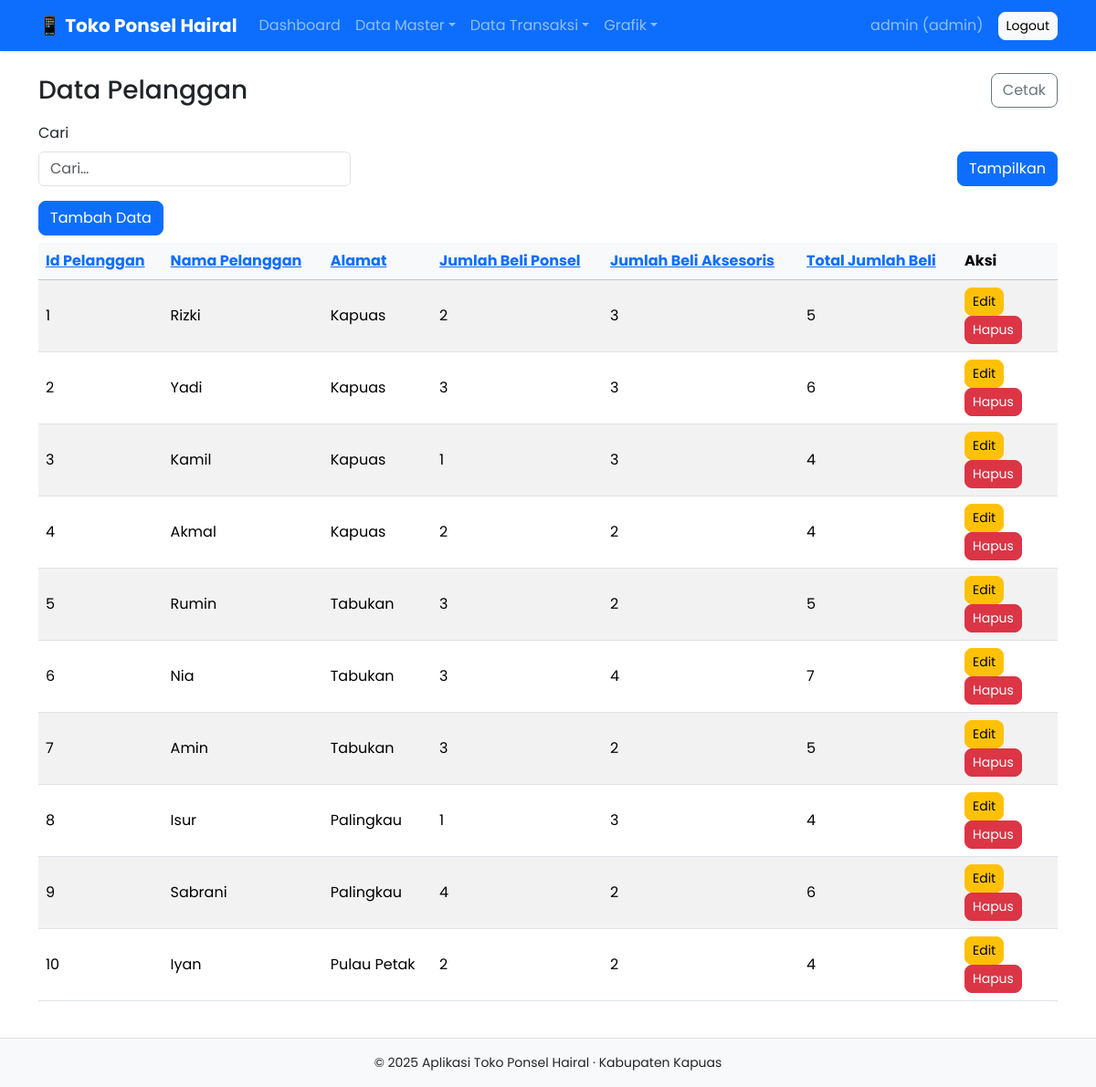
The app's page /pages/pelanggan/index.php (signed in) with its own data.
### tables this page shows
CREATE TABLE `tb_pelanggan` (
  `id_pelanggan` int(11) NOT NULL,
  `nama_pelanggan` varchar(100) NOT NULL,
  `alamat` text DEFAULT NULL,
  `jumlah_beli_ponsel` int(11) DEFAULT 0,
  `jumlah_beli_aksesoris` int(11) DEFAULT 0,
  `total_jumlah_beli` int(11) DEFAULT 0
);

### pages/pelanggan/index.php (called while the page is built, shortened)
<?php
$pageTitle    = 'Data Pelanggan';
$tableName    = 'tb_pelanggan';
$viewOnly     = false;
$printable    = true;
require_once '../../inc/page_template.php';
?>

### inc/page_template.php (the view, shortened to what this page needs)
<?php
require_once __DIR__ . '/auth.php';
$currentMonthYear = $GLOBALS['customVars']['currentMonthYear'] ?? date('Y-m');
$printable      = $printable     ?? false;
$disableSearch  = $disableSearch ?? false;
$filterParams   = $filterParams  ?? [];
function formatField($field, $value) {
  $rupiahFields = [
    'harga_modal',
    'harga_terjual',
    'gaji',
    'pendapatan_kotor',
    'pengeluaran',
    'pendapatan_bersih',
  ];
  return htmlspecialchars($value);
}
function labelize(string $col): string {
  return ucwords(str_replace('_', ' ', $col));
}
function getFilterValues() {
  $result = [];
  return $result;
}
function renderFilterAndSearch($search) {
  echo '<form class="row g-2 mb-3 align-items-end justify-content-between" method="get">';
  echo '<div class="col-auto">';
  echo '<label class="form-label">Cari</label>';
  echo '<input class="form-control" name="search" value="'.htmlspecialchars($search).'" placeholder="Cari…">';
  echo '</div>';
  echo '<div class="col d-flex justify-content-end flex-wrap gap-2">';
  echo '<div class="d-flex align-items-end">';
  echo '<button class="btn btn-primary"><i class="bi bi-search"></i> Tampilkan</button>';
  echo '</div>';
  echo '</div>';
  echo '</form>';
}
$cols      = $pdo->query("SHOW COLUMNS FROM `$tableName`")->fetchAll(PDO::FETCH_ASSOC);
$pk        = array_column(array_filter($cols, fn($c)=>$c['Extra']==='auto_increment'),'Field')[0] ?? $cols[0]['Field'];
$colFields = array_column($cols,'Field');
$customFields = $GLOBALS['customFields'] ?? [];
$customJoin   = $GLOBALS['customJoin'] ?? '';
$colFields = array_merge($colFields, array_keys($customFields));
require_once __DIR__ . '/header.php';
$search         = $_GET['search'] ?? '';
$sort           = $_GET['sort']   ?? $pk;
$order          = (($_GET['order'] ?? 'asc') === 'desc') ? 'DESC' : 'ASC';
$filterValues   = getFilterValues();
$whereParts     = $GLOBALS['whereExtra'] ?? [];
$params         = $GLOBALS['paramsExtra'] ?? [];
$selectCols = implode(', ', array_map(function ($c) use ($tableName, $customFields) {
  if (isset($customFields[$c])) {
    return $c;
  }
  return strpos($c, '.') !== false ? $c : "`$tableName`.`$c`";
}, $colFields));
$whereSql = $whereParts ? implode(' AND ', $whereParts) : '1';
if (isset($_GET['sort']) && isset($_GET['order'])) {
  $orderSql = "ORDER BY `$sort` $order";
} elseif (isset($GLOBALS['customOrder'])) {
  $orderSql = "ORDER BY " . $GLOBALS['customOrder'];
} else {
  $orderSql = "ORDER BY `$pk` ASC";
}
$stmt = $pdo->prepare("SELECT $selectCols FROM `$tableName` $customJoin WHERE $whereSql $orderSql");
$stmt->execute($params);
$rows = $stmt->fetchAll(PDO::FETCH_ASSOC);
$qs = http_build_query(array_merge(
  ['search' => $search, 'sort' => $sort, 'order' => strtolower($order)],
  $filterValues
));
?>
<div class="d-flex justify-content-between align-items-center mb-3">
  <h3 class="m-0"><?= htmlspecialchars($pageTitle ?? 'Daftar') ?></h3>
  <?php if ($printable): ?>
    <a target="_blank" href="print.php?<?= $qs ?>" class="btn btn-outline-secondary">
      <i class="bi bi-printer"></i> Cetak
    </a>
  <?php endif; ?>
</div>
<?php if (!$disableSearch || $filterParams): ?>
  <?php renderFilterAndSearch($search); ?>
<?php endif; ?>
<?php if (!$viewOnly): ?>
  <button class="btn btn-primary mb-2" data-bs-toggle="modal" data-bs-target="#addModal">
    <i class="bi bi-plus-circle"></i> Tambah Data
  </button>
<?php endif; ?>
<div class="table-responsive">
<table class="table table-striped table-hover">
  <thead class="table-light">
    <tr>
      <?php
foreach ($colFields as $f):
?>
        <th><a href="?sort=<?= $f ?>&order=<?= $order==='ASC'?'desc':'asc' ?>&search=<?= urlencode($search) ?>"><?= $customFields[$f] ?? labelize($f) ?></a></th>
      <?php endforeach; ?>
      <?php if (!$viewOnly): ?><th style="width:110px">Aksi</th><?php endif; ?>
    </tr>
  </thead>
<tbody>
  <?php $modals = ''; foreach ($rows as $r): ?>
  <tr>
    <?php
foreach ($colFields as $f):
?>
<?php if ($f === 'pengeluaran'): ?>
  <td>
    <?php
      $rowMonthYear = date('Y-m', strtotime($r['tanggal']));
      $canUpdate = ($rowMonthYear === $currentMonthYear);
    ?>
    <form method="post" style="display: flex; gap: 4px; align-items: center;">
      <input type="hidden" name="tanggal" value="<?= htmlspecialchars($r['tanggal']) ?>">
      <input type="number" name="pengeluaran" step="0.01"
             value="<?= htmlspecialchars($r[$f]) ?>"
             class="form-control form-control-sm"
             style="width:100px;" <?= $canUpdate ? '' : 'readonly' ?>>
      <?php if ($canUpdate): ?>
        <button class="btn btn-sm btn-success" type="submit" name="update">Update</button>
      <?php endif; ?>
    </form>
  </td>
      <?php else: ?>
        <td><?= formatField($f, $r[$f]) ?></td>
      <?php endif; ?>
    <?php endforeach; ?>
      <?php if (!$viewOnly): ?>
      <td>
        <button class="btn btn-sm btn-warning" data-bs-toggle="modal" data-bs-target="#e<?= $r[$pk] ?>">Edit</button>
        <a class="btn btn-sm btn-danger" href="?delete=<?= $r[$pk] ?>" onclick="return confirm('Hapus data?')">Hapus</a>
      </td>
      <?php endif; ?>
    </tr>
<?php endforeach; ?>
  </tbody>
</table>
</div>
<?php require_once __DIR__ . '/footer.php'; ?>

### inc/header.php (shortened to what this page needs)
<?php
$role = $_SESSION['user']['role'] ?? '';
function canAccess(array $roles): bool
{
    global $role;
    return $role === 'admin' || in_array($role, $roles, true);
}
?>
<!DOCTYPE html>
<html lang="id">
<head>
  <link href="/bootstrap-5.3.7/assets/vendor/bootstrap/css/bootstrap.min.css" rel="stylesheet">
  <link href="/bootstrap-5.3.7/assets/vendor/bootstrap-icons/bootstrap-icons.css" rel="stylesheet">
  <link href="/bootstrap-5.3.7/assets/css/custom.css" rel="stylesheet">
</head>
<body class="bg-white text-dark" style="font-family:'Poppins',sans-serif;">
<nav class="navbar navbar-expand-lg navbar-dark bg-primary shadow-sm mb-4">
  <div class="container">
    <a class="navbar-brand fw-bold" href="/bootstrap-5.3.7/dashboard.php">📱 Toko Ponsel Hairal</a>
    <div class="collapse navbar-collapse" id="mainNav">
      <ul class="navbar-nav me-auto">
        <li class="nav-item">
          <a class="nav-link" href="/bootstrap-5.3.7/dashboard.php">
            <i class="bi bi-speedometer2"></i> Dashboard
          </a>
        </li>
        <?php if (canAccess(['manager','marketing','kasir'])): ?>
        <li class="nav-item dropdown">
          <a class="nav-link dropdown-toggle" data-bs-toggle="dropdown" href="#"><i class="bi bi-folder"></i> Data Master</a>
        </li>
        <?php endif; ?>
        <?php if (canAccess(['manager','marketing','kasir'])): ?>
        <li class="nav-item dropdown">
          <a class="nav-link dropdown-toggle" data-bs-toggle="dropdown" href="#"><i class="bi bi-basket"></i> Data Transaksi</a>
        </li>
        <?php endif; ?>
        <?php if (canAccess(['admin','manager','marketing'])): ?>
        <li class="nav-item dropdown">
          <a class="nav-link dropdown-toggle" data-bs-toggle="dropdown" href="#"><i class="bi bi-bar-chart"></i> Grafik</a>
        </li>
        <?php endif; ?>
      </ul>
      <span class="navbar-text me-3">
        <?= htmlspecialchars($_SESSION['user']['username'] ?? '') ?>
        (<?= htmlspecialchars($role) ?>)
      </span>
      <a class="btn btn-light btn-sm" href="/bootstrap-5.3.7/logout.php"><i class="bi bi-box-arrow-right"></i> Logout</a>
    </div>
  </div>
</nav>
<div class="container">

### inc/footer.php (shortened to what this page needs)
    </div>
    <footer class="text-center py-3 small border-top bg-light mt-4">
      © <?= date('Y') ?> Aplikasi Toko Ponsel Hairal &middot; Kabupaten Kapuas
    </footer>
  </body>
</html>

### assets/css/custom.css (style rules this page uses)
:root { --bs-body-font-family: 'Poppins', sans-serif; --bs-primary: #0d6efd; --bs-primary-rgb: 13, 110, 253; --bs-body-bg: #ffffff; --bs-body-color: #212529; }
.btn { border-radius: 0.5rem; }
.btn-primary { background-color: #0d6efd; border-color: #0d6efd; }
.table th, .table td { vertical-align: middle; }

### records on screen
tb_pelanggan: id_pelanggan "1", nama_pelanggan "Rizki", alamat "Kapuas", jumlah_beli_ponsel "2", jumlah_beli_aksesoris "3", total_jumlah_beli "5"
tb_pelanggan: id_pelanggan "2", nama_pelanggan "Yadi", alamat "Kapuas", jumlah_beli_ponsel "3", jumlah_beli_aksesoris "3", total_jumlah_beli "6"
tb_pelanggan: id_pelanggan "3", nama_pelanggan "Kamil", alamat "Kapuas", jumlah_beli_ponsel "1", jumlah_beli_aksesoris "3", total_jumlah_beli "4"
tb_pelanggan: id_pelanggan "4", nama_pelanggan "Akmal", alamat "Kapuas", jumlah_beli_ponsel "2", jumlah_beli_aksesoris "2", total_jumlah_beli "4"
tb_pelanggan: id_pelanggan "5", nama_pelanggan "Rumin", alamat "Tabukan", jumlah_beli_ponsel "3", jumlah_beli_aksesoris "2", total_jumlah_beli "5"
tb_pelanggan: id_pelanggan "6", nama_pelanggan "Nia", alamat "Tabukan", jumlah_beli_ponsel "3", jumlah_beli_aksesoris "4", total_jumlah_beli "7"
tb_pelanggan: id_pelanggan "7", nama_pelanggan "Amin", alamat "Tabukan", jumlah_beli_ponsel "3", jumlah_beli_aksesoris "2", total_jumlah_beli "5"
tb_pelanggan: id_pelanggan "8", nama_pelanggan "Isur", alamat "Palingkau", jumlah_beli_ponsel "1", jumlah_beli_aksesoris "3", total_jumlah_beli "4"
tb_pelanggan: id_pelanggan "9", nama_pelanggan "Sabrani", alamat "Palingkau", jumlah_beli_ponsel "4", jumlah_beli_aksesoris "2", total_jumlah_beli "6"
tb_pelanggan: id_pelanggan "10", nama_pelanggan "Iyan", alamat "Pulau Petak", jumlah_beli_ponsel "2", jumlah_beli_aksesoris "2", total_jumlah_beli "4"

### other values on screen
$_SESSION['user']['username'] "admin"
$role "admin"
$pageTitle "Data Pelanggan"
$customFields[$f] "Id Pelanggan"
$customFields[$f] "Nama Pelanggan"
$customFields[$f] "Alamat"
$customFields[$f] "Jumlah Beli Ponsel"
$customFields[$f] "Jumlah Beli Aksesoris"
$customFields[$f] "Total Jumlah Beli"
